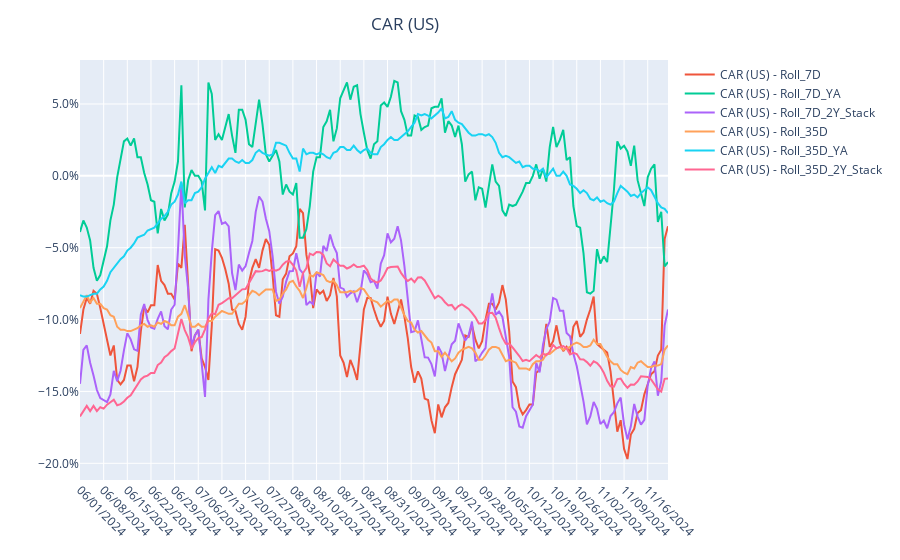

Notebook source saved alongside this figure:
### Code cell
selected_segment = 'CAR (US)'

single_plot_df = us1_2_day_seg_df[us1_2_day_seg_df['segment_name'] == selected_segment][(us1_2_day_seg_df['trans_date_dt'] >= first_trans_date)]

fig = px.line()

fig.add_scatter(x = single_plot_df['norm_date'], y = single_plot_df['rolling_7d_spend_growth'], name = str(selected_segment) + ' - Roll_7D')
fig.add_scatter(x = single_plot_df['norm_date'], y = single_plot_df['rolling_7d_spend_growth_ya'], name = str(selected_segment) + ' - Roll_7D_YA')
fig.add_scatter(x = single_plot_df['norm_date'], y = ((1+single_plot_df['rolling_7d_spend_growth_ya'])*(1+single_plot_df['rolling_7d_spend_growth']))-1, name = str(selected_segment) + ' - Roll_7D_2Y_Stack')

fig.add_scatter(x = single_plot_df['norm_date'], y = single_plot_df['rolling_35d_spend_growth'], name = str(selected_segment) + ' - Roll_35D')
fig.add_scatter(x = single_plot_df['norm_date'], y = single_plot_df['rolling_35d_spend_growth_ya'], name = str(selected_segment) + ' - Roll_35D_YA')
fig.add_scatter(x = single_plot_df['norm_date'], y = ((1+single_plot_df['rolling_35d_spend_growth_ya'])*(1+single_plot_df['rolling_35d_spend_growth']))-1, name = str(selected_segment) + ' - Roll_35D_2Y_Stack')


fig.update_yaxes(tickformat=".1%")

fig.update_xaxes(tickangle=45,
                 tickmode = 'array',
                 tickvals = single_plot_df['norm_date'][0::7])

fig.update_layout(title_text=selected_segment, title_x=0.45)

fig.show()

### Figure 1 — Plotly figure (JSON) as saved in the notebook; plotly's stock layout.template omitted (floating-point values rounded to 4 significant figures; data arrays with more than 128 entries replaced by an {"elided": "..."} marker saying what was removed)
{"data": [{"hovertemplate": "<extra></extra>", "legendgroup": "", "line": {"color": "#636efa", "dash": "solid"}, "marker": {"symbol": "circle"}, "mode": "lines", "name": "", "orientation": "v", "showlegend": false, "type": "scatter", "xaxis": "x", "yaxis": "y"}, {"name": "CAR (US) - Roll_7D", "type": "scatter", "x": {"elided": "175 str values"}, "y": {"elided": "175 float values"}}, {"name": "CAR (US) - Roll_7D_YA", "type": "scatter", "x": {"elided": "175 str values"}, "y": {"elided": "175 float values"}}, {"name": "CAR (US) - Roll_7D_2Y_Stack", "type": "scatter", "x": {"elided": "175 str values"}, "y": {"elided": "175 float values"}}, {"name": "CAR (US) - Roll_35D", "type": "scatter", "x": {"elided": "175 str values"}, "y": {"elided": "175 float values"}}, {"name": "CAR (US) - Roll_35D_YA", "type": "scatter", "x": {"elided": "175 str values"}, "y": {"elided": "175 float values"}}, {"name": "CAR (US) - Roll_35D_2Y_Stack", "type": "scatter", "x": {"elided": "175 str values"}, "y": {"elided": "175 float values"}}], "layout": {"legend": {"tracegroupgap": 0}, "margin": {"t": 60}, "title": {"text": "CAR (US)", "x": 0.45}, "xaxis": {"anchor": "y", "domain": [0, 1], "tickangle": 45, "tickmode": "array", "tickvals": ["06/01/2024", "06/08/2024", "06/15/2024", "06/22/2024", "06/29/2024", "07/06/2024", "07/13/2024", "07/20/2024", "07/27/2024", "08/03/2024", "08/10/2024", "08/17/2024", "08/24/2024", "08/31/2024", "09/07/2024", "09/14/2024", "09/21/2024", "09/28/2024", "10/05/2024", "10/12/2024", "10/19/2024", "10/26/2024", "11/02/2024", "11/09/2024", "11/16/2024"]}, "yaxis": {"anchor": "x", "domain": [0, 1], "tickformat": ".1%"}}}
